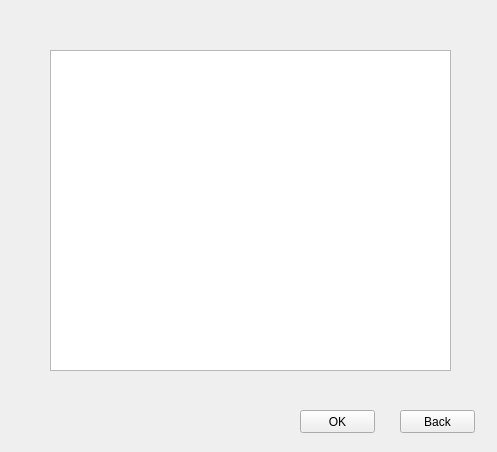
<?xml version="1.0" encoding="UTF-8"?>
<ui version="4.0">
 <class>ChartWidget</class>
 <widget class="QWidget" name="ChartWidget">
  <property name="geometry">
   <rect>
    <x>0</x>
    <y>0</y>
    <width>497</width>
    <height>452</height>
   </rect>
  </property>
  <property name="windowTitle">
   <string>Form</string>
  </property>
  <widget class="QListView" name="listView">
   <property name="geometry">
    <rect>
     <x>50</x>
     <y>50</y>
     <width>401</width>
     <height>321</height>
    </rect>
   </property>
  </widget>
  <widget class="QPushButton" name="submitButton">
   <property name="geometry">
    <rect>
     <x>300</x>
     <y>410</y>
     <width>75</width>
     <height>23</height>
    </rect>
   </property>
   <property name="text">
    <string>OK</string>
   </property>
  </widget>
  <widget class="QPushButton" name="cancelButton">
   <property name="geometry">
    <rect>
     <x>400</x>
     <y>410</y>
     <width>75</width>
     <height>23</height>
    </rect>
   </property>
   <property name="text">
    <string>Back</string>
   </property>
  </widget>
 </widget>
 <resources/>
 <connections/>
</ui>
